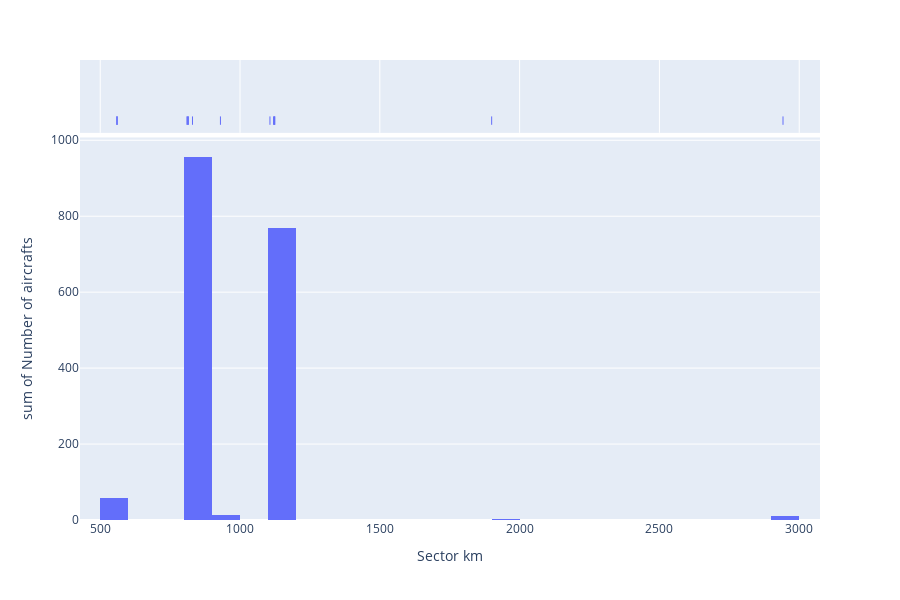

The notebook cell saved with this chart:
### Code cell
px.histogram(
    aircrafts_used_by_big_polluters,
    x = "Sector km",
    y ="Number of aircrafts",
    histfunc="sum",
    nbins=30,
    marginal="rug")

### Figure 1 — Plotly figure (JSON) as saved in the notebook; plotly's stock layout.template omitted (floating-point values rounded to 4 significant figures)
{"data": [{"alignmentgroup": "True", "bingroup": "x", "histfunc": "sum", "hoverlabel": {"namelength": 0}, "hovertemplate": "Sector km=%{x}<br>sum of Number of aircrafts=%{y}", "legendgroup": "", "marker": {"color": "#636efa"}, "name": "", "nbinsx": 30, "offsetgroup": "", "orientation": "v", "showlegend": false, "type": "histogram", "x": [560, 560, 1900, 2942, 814.5, 930, 815, 811.5, 810.5, 830, 560, 1107, 1122, 1120, 1124, 1124], "xaxis": "x", "y": [23, 7, 3, 11, 20, 14, 475, 189, 268, 5, 29, 332, 93, 223, 119, 3], "yaxis": "y"}, {"alignmentgroup": "True", "boxpoints": "all", "fillcolor": "rgba(255,255,255,0)", "hoverlabel": {"namelength": 0}, "hoveron": "points", "hovertemplate": "Sector km=%{x}", "jitter": 0, "legendgroup": "", "line": {"color": "rgba(255,255,255,0)"}, "marker": {"color": "#636efa", "symbol": "line-ns-open"}, "name": "", "offsetgroup": "", "showlegend": false, "type": "box", "x": [560, 560, 1900, 2942, 814.5, 930, 815, 811.5, 810.5, 830, 560, 1107, 1122, 1120, 1124, 1124], "xaxis": "x2", "yaxis": "y2"}], "layout": {"barmode": "relative", "height": 600, "legend": {"tracegroupgap": 0}, "margin": {"t": 60}, "xaxis": {"anchor": "y", "domain": [0, 1], "title": {"text": "Sector km"}}, "xaxis2": {"anchor": "y2", "domain": [0, 1], "matches": "x", "showgrid": true, "showticklabels": false}, "yaxis": {"anchor": "x", "domain": [0, 0.8316], "title": {"text": "sum of Number of aircrafts"}}, "yaxis2": {"anchor": "x2", "domain": [0.8416, 1], "matches": "y2", "showgrid": false, "showline": false, "showticklabels": false, "ticks": ""}}}
